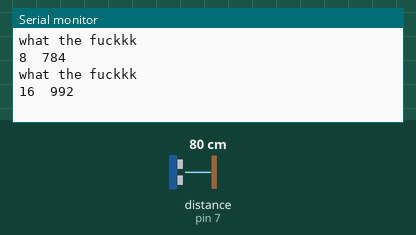
Simulated run of this sketch. Board: Arduino Uno, built with avr-gcc and run on an emulated ATmega328P. Parts: the last lines printed to the serial monitor. Wiring (inferred from the names in the program): ultrasonic range finder: trigger pin 7; echo pin 7. The inputs (shaded band) are chosen by the test bench; at power-on: distance to the obstacle (sensor on pin 7) 80 cm. The echo pulse lasts 58.3 µs per cm.

Above: at 1.8 s.
1.9 s: distance to the obstacle (sensor on pin 7) set to 2 cm
At 2.8 s:
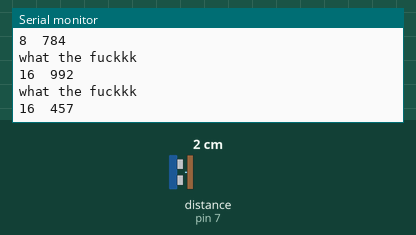
3.4 s: distance to the obstacle (sensor on pin 7) set to 4 cm
At 4.8 s:
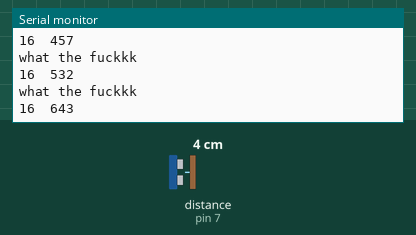
Timing chart, 0 to 6.4 s (numbered marks = the images above; inputs shaded):
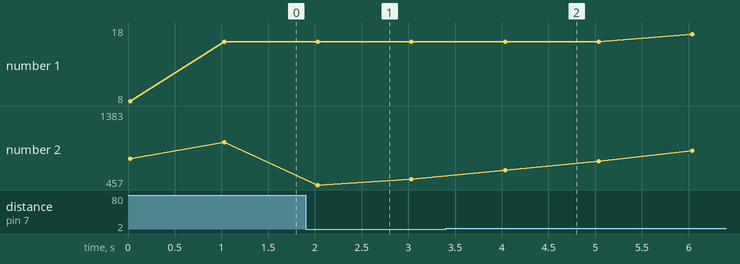

The sketch:

ultrasonic_test.ino
```cpp
// this constant won't change.  It's the pin number
// of the sensor's output:
const int pingPin = 7;

// TEST CODE
// Don't use in production :)

#define BUF_SIZE 10
#define DIST_THRESHOLD 5

int buffer[BUF_SIZE];
int index = 0;

int vbuf[BUF_SIZE];
int pbuf[BUF_SIZE];

void buffer_insert(int value) {
  index = (index + 1) % BUF_SIZE;
  buffer[index] = value;
}

int buffer_avg(int *buf) {
  int sum = 0;
   for (int i = 0; i < BUF_SIZE; ++i) {
      sum += buf[i];
   }
  return sum / BUF_SIZE;
}

int buffer_edge() {
   int avg1 = 0;
   int avg2 = 0;
   for (int i = 0; i < BUF_SIZE / 2; ++i) {
      avg1 += buffer[i];
   }
   for (int i = BUF_SIZE / 2; i < BUF_SIZE; ++i) {
      avg2 += buffer[i];
   }
   avg1 /= (BUF_SIZE / 2);
   avg2 /= (BUF_SIZE / 2);
   if (abs(avg1 - avg2) > DIST_THRESHOLD) {
     return 1;
   } else {
     return 0;
   }
}


void buffer_integrate(int *sbuf, int *dbuf) {
  int ilast = 0;
  int count = 0;
  for (int i = index; i < BUF_SIZE; i = (i + 1) % BUF_SIZE) {
    dbuf[i] = ilast + sbuf[i];
    ilast = dbuf[i];
    if (count++ > BUF_SIZE) {
       break;
    }
  }
}

void setup() {
  // initialize serial communication:
  Serial.begin(9600);
}

void loop() {
  // establish variables for duration of the ping,
  // and the distance result in inches and centimeters:
  long duration, inches, cm;

  // The PING))) is triggered by a HIGH pulse of 2 or more microseconds.
  // Give a short LOW pulse beforehand to ensure a clean HIGH pulse:
  pinMode(pingPin, OUTPUT);
  digitalWrite(pingPin, LOW);
  delayMicroseconds(2);
  digitalWrite(pingPin, HIGH);
  delayMicroseconds(5);
  digitalWrite(pingPin, LOW);

  // The same pin is used to read the signal from the PING))): a HIGH
  // pulse whose duration is the time (in microseconds) from the sending
  // of the ping to the reception of its echo off of an object.
  pinMode(pingPin, INPUT);
  duration = pulseIn(pingPin, HIGH);

  Serial.println("what the fuckkk");
  // convert the time into a distance
  cm = microsecondsToCentimeters(duration);
  buffer_insert(cm);

  buffer_integrate(buffer, vbuf);
  buffer_integrate(vbuf, pbuf);

  //Serial.print(cm);
  //Serial.print("cm");
  Serial.print(buffer_avg(buffer));
  Serial.print("  ");
  Serial.print(buffer_avg(pbuf));
  Serial.println();

  delay(1000);
}

long microsecondsToCentimeters(long microseconds) {
  // The speed of sound is 340 m/s or 29 microseconds per centimeter.
  // The ping travels out and back, so to find the distance of the
  // object we take half of the distance travelled.
  return microseconds / 29 / 2;
}
```

Measured:
- after the input at 1.9 s, the serial monitor: prints a new line after 0.13 s (image 1)
- after the input at 3.4 s, the serial monitor: prints a new line after 0.64 s (image 2)
- plotted number 1: 16 → 10 after the input at 3.4 s
- plotted number 2: 992 → 532 after the input at 1.9 s, 532 → 802 after the input at 3.4 s
